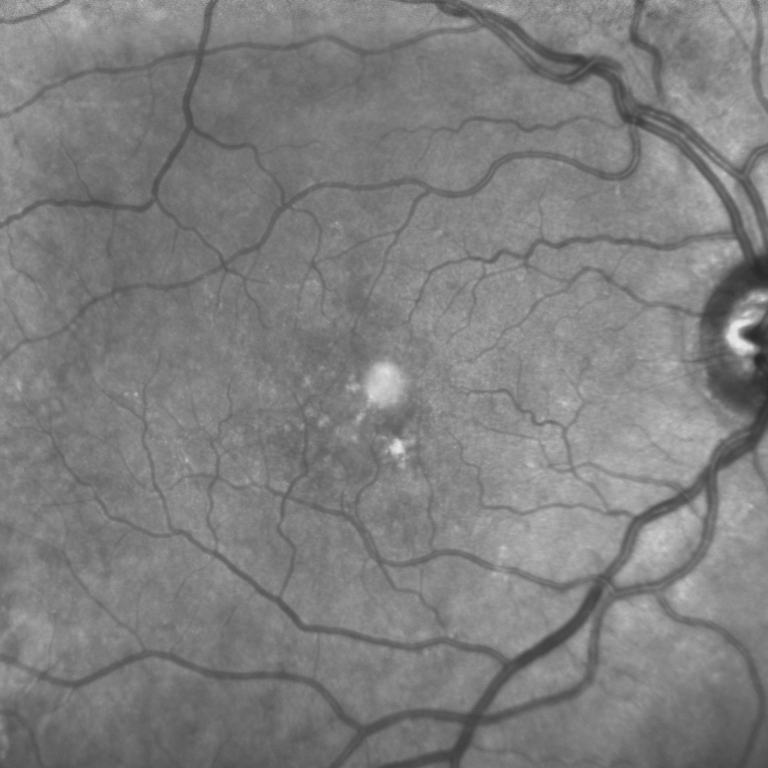
%> input picture BloodVesselReg/images/image1_mac.tif, 768 x 768 px
$ octave --eval "result = extract_points(imread('images/image1_mac.tif'));"   (GNU Octave 9; MATLAB toolbox functions it lacks are replaced by stand-ins)
%> lines starting %> are read from the running program, lines starting %| are printed output that depends on the picture; in (x1, y1, x2, y2) boxes, pixels count from 0 and x2, y2 are one past the last pixel; in counts of white or black regions, pixels touching at a corner belong together; the program's own positions count from 1
### BloodVesselReg/skeleton_border.m
% Function that generates skeleton and border images
% from a segmented image bwI
%
% Function written by M. Elena Martinez-Perez, (1999)
% National Autonomous University of Mexico, UNAM
%
%  [Th,B]=skeleton_border(bwI)
%

function [Th,B]=skeleton_border(bwI)

Th=double(bwmorph(bwI,'thin',Inf));
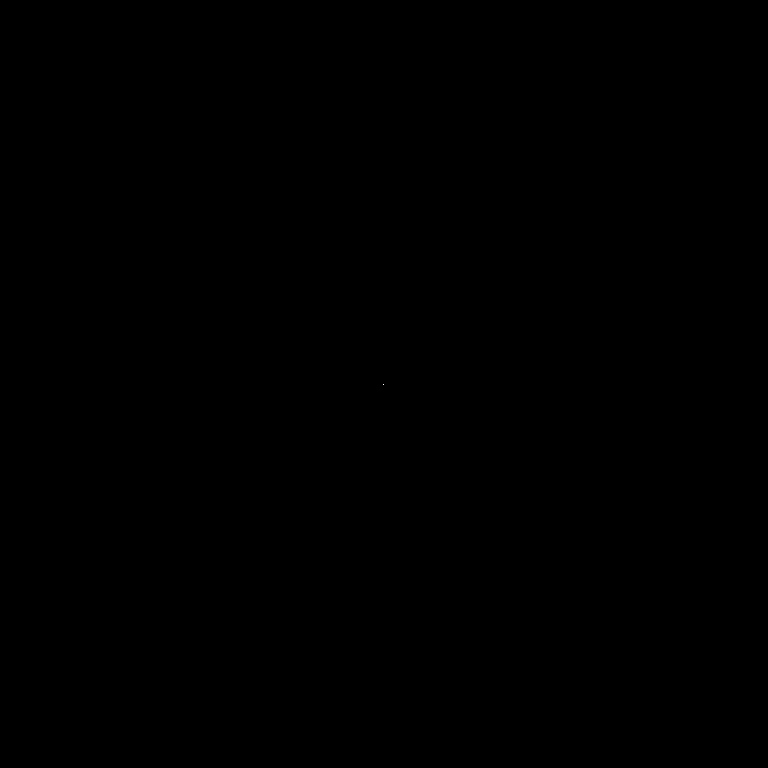
%> Th: size 768x768 double; values 0 (black) and 1 (white), 0% white in thin lines or dots, all inside (x1, y1, x2, y2) = (383, 384, 384, 385)
Th=double(bwmorph(Th,'fill'));
Th=double(bwmorph(Th,'thin',Inf));
B=double(bwmorph(bwI,'remove'));
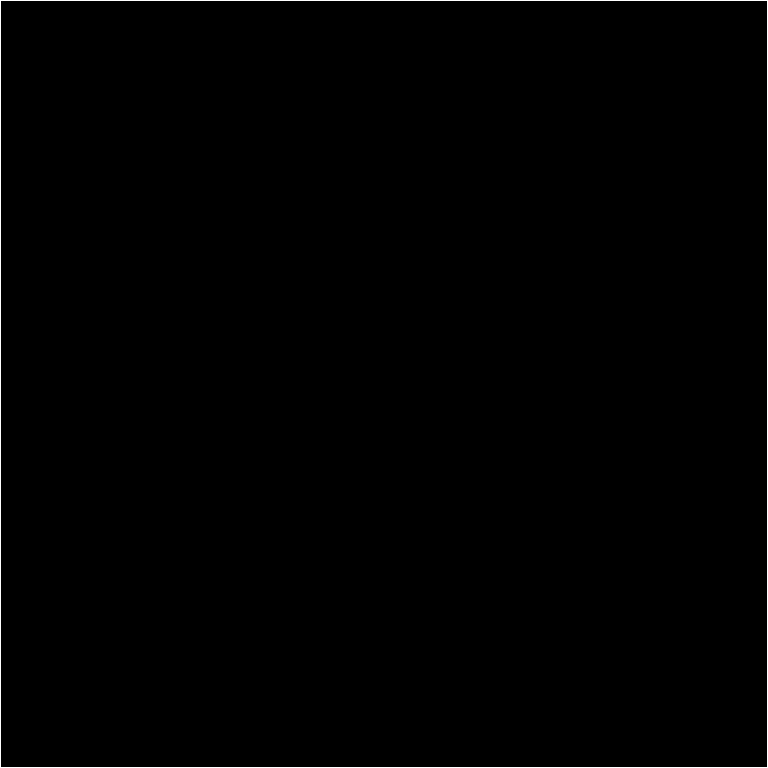
%> B: size 768x768 double; values 0 (black) and 1 (white), 0.52% white in thin lines or dots
%> in extract_points, `Th=bwmorph(Th,'clean');`: Th: size 768x768 logical; every value is 0
%> in extract_points, `bwTh=bwlabel(Th);`: bwTh: size 768x768 double; every value is 0
%> in extract_points, `bw = bwareaopen(bw, 50);`: bw: size 768x768 logical; every value is 1
%> in extract_points, `B = bwmorph(bw,'remove');`: B: size 768x768 logical; 0.52% white in thin lines or dots

### BloodVesselReg/erase_spur_avg_radius2.m
% Function that erase spur lines of an specific size.
% The size of the lines to be ereased are calculated
% adaptatively depending on an approximated size of the vessel widths
% bw, is the binary vessels segmented image,
% sk is the clean skeleton
%
% Function written by M. Elena Martinez-Perez, (2010)
% National Autonomous University of Mexico, UNAM
%
% sk=erase_spur_avg_radius2(bw)
%

function sk=erase_spur_avg_radius2(bw)

% Se obtiene el esqueleto
Th=double(bwmorph(bw,'thin',Inf));
Th=double(bwmorph(Th,'fill'));
Th=double(bwmorph(Th,'thin',Inf));
Th=bwmorph(Th,'clean'); % erase isolate pixels

% Se obtiene el area de los vasos
bw_area=sum(bw(:));
%> bw_area = 589824

% se obtiene el area del esqueleto ~= al tama駉 lineal
Th_area=sum(Th(:));
%> Th_area = 0

% diametro promedio approximado (2 veces el radio)
d=fix(bw_area/Th_area);
%> d = Inf
d=d*2;    % Elena 31/05/2020

sk=bwmorph(Th,'spur',d);

% clean the corners that might have the skeleton
% with hit and miss transformation.

% Upper left corner
B1=[0 1 0; 0 1 1; 0 0 0];
B2=[0 0 0; 1 0 0; 1 1 0];
c1=bwhitmiss(sk,B1,B2);
k1=find(c1==1);
%> k1 = []
sk(k1)=0;

% Down left corner
B1=[0 0 0; 0 1 1; 0 1 0];
B2=[1 1 0; 1 0 0; 0 0 0];
c2=bwhitmiss(sk,B1,B2);
k2=find(c2==1);
%> k2 = []
sk(k2)=0;

% Upper right corner
B1=[0 0 0; 1 1 0; 0 1 0];
B2=[0 1 1; 0 0 1; 0 0 0];
c3=bwhitmiss(sk,B1,B2);
k3=find(c3==1);
%> k3 = []
sk(k3)=0;

% Down right corner
B1=[0 1 0; 1 1 0; 0 0 0];
B2=[0 0 0; 0 0 1; 0 1 1];
c4=bwhitmiss(sk,B1,B2);
k4=find(c4==1);
%> k4 = []
sk(k4)=0;

end

### BloodVesselReg/mark_topo2.m
function skd=mark_topo2(sk);
% Function that marks the significant points
% in the skeletons. -101 = terminal and
% -3=candidates of bifurcation points.
% Input: the binary skeleton, output: the skeleton marked
%
% Function written by M. Elena Martinez-Perez, (1999)
% National Autonomous University of Mexico, UNAM
%
%   skd=mark_topo2(sk)
%
skd=double(sk);

% to mark branches
TB=bwmorph(sk,'branchpoints');
b=find(TB==1);
%> b = []
skd(b)=-3;

% to mark terminals
TT=bwmorph(sk,'endpoints');
t=find(TT==1);
%> t = []
skd(t)=-101;

%%%%%%%%%%%%%%%%%%%%%%%%

% para borrar bifurcacion con dos terminales dentro de vecindad 3x3
[row,col]=size(skd);
%> row = 768; col = 768
[x,y]=find(skd==-3);
%> x = []; y = []
r=1;

for i=1:length(y)

% To take care of the limits of the image
  dli=0;dhi=0;
  dlj=0;dhj=0;
  LI=x(i)-r; HI=x(i)+r;
  LJ=y(i)-r; HJ=y(i)+r;
  if (LI<1)   dli=abs(LI)+1; LI=LI+dli; end;
  if (HI>row) dhi=HI-row;    HI=HI-dhi; end;
  if (LJ<1)   dlj=abs(LJ)+1; LJ=LJ+dlj; end;
  if (HJ>col) dhj=HJ-col;    HJ=HJ-dhj; end;

   % define the ROI
  aux=skd(LI:HI,LJ:HJ);
  e=find(aux==-101);

  if ~isempty(e)
      aux(e(1))=0; % el primer -101 que se encuentra
      aux(5)=1;   % pixel central en 3x3 vecindad
      skd(LI:HI,LJ:HJ)=aux;
  end

  s=sum(aux(:));
  if s==1   % 4 -3 = 1;
      aux(5)=-100;   % pixel central igual a cruce -100
  end

  skd(LI:HI,LJ:HJ)=aux;

end
%> this loop made 0 passes

%%%%%%%%%%%%%%%%%%%%%

end

### BloodVesselReg/extract_points.m
function [pts,pts2,sk_label] = extract_points(bw)

% Extract the skeleton points coordenates
%
% bw  - Segmented Vessel binary image
% pts, pts2 - characteristic points [x y]
% sk_label  - skeleton image
%
% Function written by M. Elena Martinez-Perez, (2010)
% National Autonomous University of Mexico, UNAM
%

% % % %     % Generate skeleton and border images
[Th,B2]=skeleton_border(bw);
Th=bwmorph(Th,'clean'); % erase isolate pixels
bwTh=bwlabel(Th);  % label the "objects" (subgraph) of image

bw = bwareaopen(bw, 50); % erase small objects area <=50
B = bwmorph(bw,'remove');  % generate the vessels borders

% Generates and cleans the skeleton, making a spur using the size of the largest radio value
sk=erase_spur_avg_radius2(bw);

% Mark the skeleton, with -101 for terminals, and -3 for branches.
sk_label=mark_topo2(sk);

[x,y]=find(sk_label==-3);  % only characteristic points
%> x = []; y = []
pts=[x,y];
%> pts = []

[x2,y2]=find(sk_label~=0);  % all skeleton points
%> x2 = []; y2 = []
pts2=[x2,y2];
%> pts2 = []

end
